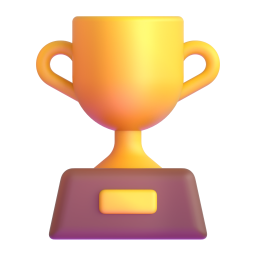
#> input picture godot/street/art/fe-trophy.png, 256 x 256 px, found by its file name
$ python trophy_room_mock.py
#> lines starting #> are read from the running program, lines starting #| are printed output that depends on the picture; after the words box and inside, x2 and y2 are one past the last pixel; in counts of white or black regions, pixels touching at a corner belong together
# 26 Nov: Trophy Room page mockup (royal blue theme, clean style)
import numpy as np
from PIL import Image, ImageDraw, ImageFont, ImageFilter
S=3; W,H=390*S,844*S
F=lambda n: ImageFont.truetype('art/LilitaOne.ttf',int(n*S))
def vgrad(w,h,stops):
#> called with w = 1170, h = 2532
    a=np.zeros((h,w,4),np.float32); ys=np.linspace(0,1,h)
    for c in range(3): a[:,:,c]=np.interp(ys,[s[0] for s in stops],[s[1][c] for s in stops])[:,None]
    a[:,:,3]=255; return Image.fromarray(a.astype(np.uint8))
def shade(c,k): return tuple(max(0,min(255,int(v*k))) for v in c)
def rrm(w,h,r): m=Image.new('L',(w,h),0); ImageDraw.Draw(m).rounded_rectangle([0,0,w-1,h-1],r,fill=255); return m
#> called with w = 690, h = 90, r = 24
#> after `m = Image.new('L', (w, h), 0)`: m: PIL image 690x90 L; every value is 0
#> after `ImageDraw.Draw(m).rounded_rectangle([0, 0, w - 1, h - 1], r, fill=255)`:
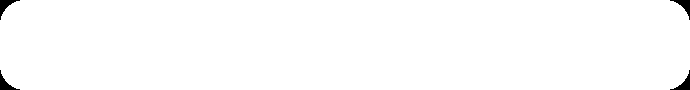
#> m: PIL image 690x90 L; 99.2% white; 4 black regions, box (x1, y1, x2, y2) and area: (0, 0, 20, 20) 131, (670, 0, 690, 20) 131, (0, 70, 20, 90) 131, (670, 70, 690, 90) 131
def card(im,box,r,fill,edge,t=4,shadow=True):
#> called with r = 18, edge = (27, 66, 136), t = 5, shadow = True
    x0,y0,x1,y1=[int(v*S) for v in box]; w,h=x1-x0,y1-y0
    if shadow:
        sh=Image.new('RGBA',im.size,(0,0,0,0)); sh.paste((0,0,0,110),(x0,y0+3*S),rrm(w,h,r*S)); im.alpha_composite(sh.filter(ImageFilter.GaussianBlur(3*S)))
#> after `sh = Image.new('RGBA', im.size, (0, 0, 0, 0))`: sh: PIL image 1170x2532 RGBA; every value is 0
#> in rrm (call 2), `m = Image.new('L', (w, h), 0)`: m: PIL image 1074x312 L; every value is 0
#> in rrm (call 2), `ImageDraw.Draw(m).rounded_rectangle([0, 0, w - 1, h - 1], r, fill=255)`: m: PIL image 1074x312 L; 99.2% white; 4 black regions, box (x1, y1, x2, y2) and area: (0, 0, 47, 47) 642, (1027, 0, 1074, 47) 642, (0, 265, 47, 312) 642, (1027, 265, 1074, 312) 642
    im.paste(vgrad(w,h,[(0,shade(edge,1.3)),(1,shade(edge,0.75))]),(x0,y0),rrm(w,h,r*S))
    T=t*S; im.paste(vgrad(w-2*T,h-2*T,fill),(x0+T,y0+T),rrm(w-2*T,h-2*T,max(1,(r-t)*S)))
#> in rrm (call 4), `m = Image.new('L', (w, h), 0)`: m: PIL image 1044x282 L; every value is 0
#> in rrm (call 4), `ImageDraw.Draw(m).rounded_rectangle([0, 0, w - 1, h - 1], r, fill=255)`: m: PIL image 1044x282 L; 99.5% white; 4 black regions, box (x1, y1, x2, y2) and area: (0, 0, 33, 33) 338, (1011, 0, 1044, 33) 338, (0, 249, 33, 282) 338, (1011, 249, 1044, 282) 338
def ribbon(im,cx,y,w,label,base,n=18):
    h=int(30*S); x0=int(cx*S-w*S/2); y0=int(y*S); ww=int(w*S)
    im.paste(vgrad(ww,h,[(0,shade(base,1.3)),(0.5,base),(1,shade(base,0.75))]),(x0,y0),rrm(ww,h,8*S))
    d=ImageDraw.Draw(im); d.rounded_rectangle([x0,y0,x0+ww,y0+h],8*S,outline=(255,170,40),width=int(2.5*S))
    d.text((cx*S,y0+h/2),label,font=F(n),fill=(255,246,220),anchor='mm',stroke_width=2*S,stroke_fill=shade(base,0.45))
def icon(im,path,box):
    a=Image.open(path).convert('RGBA'); a.thumbnail((int(box[2]*S),int(box[3]*S)),Image.LANCZOS)
    im.alpha_composite(a,(int(box[0]*S+(box[2]*S-a.width)/2),int(box[1]*S+(box[3]*S-a.height)/2)))
def trophy(im,x,y,sz,col):
#> called with x = 38, y = 96, sz = 44, col = 'gold'
    a=Image.open('art/web/fe-trophy.png').convert('RGBA').resize((int(sz*S),int(sz*S)),Image.LANCZOS)
    arr=np.array(a).astype(float); lum=arr[...,:3].mean(2,keepdims=True)/255
#> after `lum = arr[..., :3].mean(2, keepdims=True) / 255`:
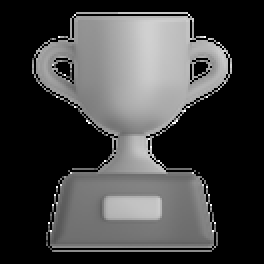
#> lum: shape (132, 132, 1) float64 (shown 2 times larger); min 0, max 1, mean 0.26
    tint={'bronze':(205,127,50),'silver':(200,205,215),'gold':(255,200,50),'none':(90,90,110)}[col]
    arr[...,:3]=np.clip(lum*np.array(tint)*1.35,0,255)
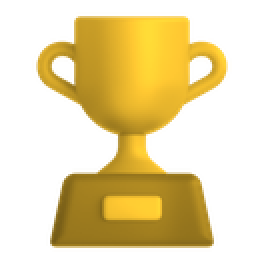
#> arr: shape (132, 132, 4) float64 (shown 2 times larger); mean R, G, B, A 88.6, 70.1, 17.5, 99.9; transparent parts drawn white
    if col=='none': arr[...,3]*=0.45
    im.alpha_composite(Image.fromarray(arr.astype(np.uint8)),(int(x*S),int(y*S)))
BASE=(32,78,160); CREAM=[(0,(255,250,228)),(1,(244,232,196))]
im=vgrad(W,H,[(0,(44,98,190)),(1,(24,60,140))]); d=ImageDraw.Draw(im)
# header
ribbon(im,195,22,230,'Trophy Room',BASE,26)
# shelf summary
card(im,[16,66,374,170],18,CREAM,shade(BASE,0.85),5)
d=ImageDraw.Draw(im)
d.text((195*S,84*S),'Your trophies',font=F(16),fill=shade(BASE,0.6),anchor='mm')
for i,(c,n) in enumerate([('gold',3),('silver',7),('bronze',12)]):
    x=60+i*110; trophy(im,x-22,96,44,c); d.text(((x+40)*S,120*S),'x%d'%n,font=F(24),fill=shade(BASE,0.55),anchor='mm')
d.text((195*S,158*S),'22 of 45 trophies',font=F(14),fill=(140,110,70),anchor='mm')
rows=[('art/web/ui-rocket-l.webp','Rocket Master','Fire 500 rockets',312,500,'silver','300'),
      ('art/web/fe-star.png','Star Collector','Earn 300 stars',300,300,'claim','500'),
      ('art/web/ui-chakra.webp','Chakra Spinner','Use 100 chakras',41,100,'bronze','100'),
      ('art/crk/b11.webp','Sparkler Fan','Make 50 sparklers',50,50,'gold','done'),
      ('art/web/ui-diya.webp','Builder','Finish Area 2',8,12,'none','500'),
      ('art/web/ui-flowerpot-l.webp','3-Star Hero','3-star 50 levels',31,50,'bronze','300')]
y=186
for ic,name,goal,cur,mx,tro,rew in rows:
    card(im,[16,y,374,y+88],16,CREAM,shade(BASE,0.85),4); d=ImageDraw.Draw(im)
#> call 2 of card, with r = 16, edge = (27, 66, 136), t = 4, shadow = True
#> in rrm (call 5), `m = Image.new('L', (w, h), 0)`: m: PIL image 1074x264 L; every value is 0
#> in rrm (call 5), `ImageDraw.Draw(m).rounded_rectangle([0, 0, w - 1, h - 1], r, fill=255)`:
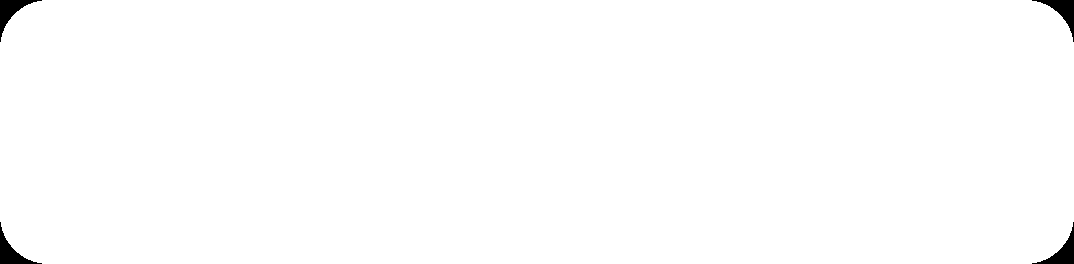
#> m: PIL image 1074x264 L; 99.3% white; 4 black regions, box (x1, y1, x2, y2) and area: (0, 0, 42, 42) 508, (1032, 0, 1074, 42) 508, (0, 222, 42, 264) 508, (1032, 222, 1074, 264) 508
#> in card (call 2), `sh.paste((0, 0, 0, 110), (x0, y0 + 3 * S), rrm(w, h, r * S))`:
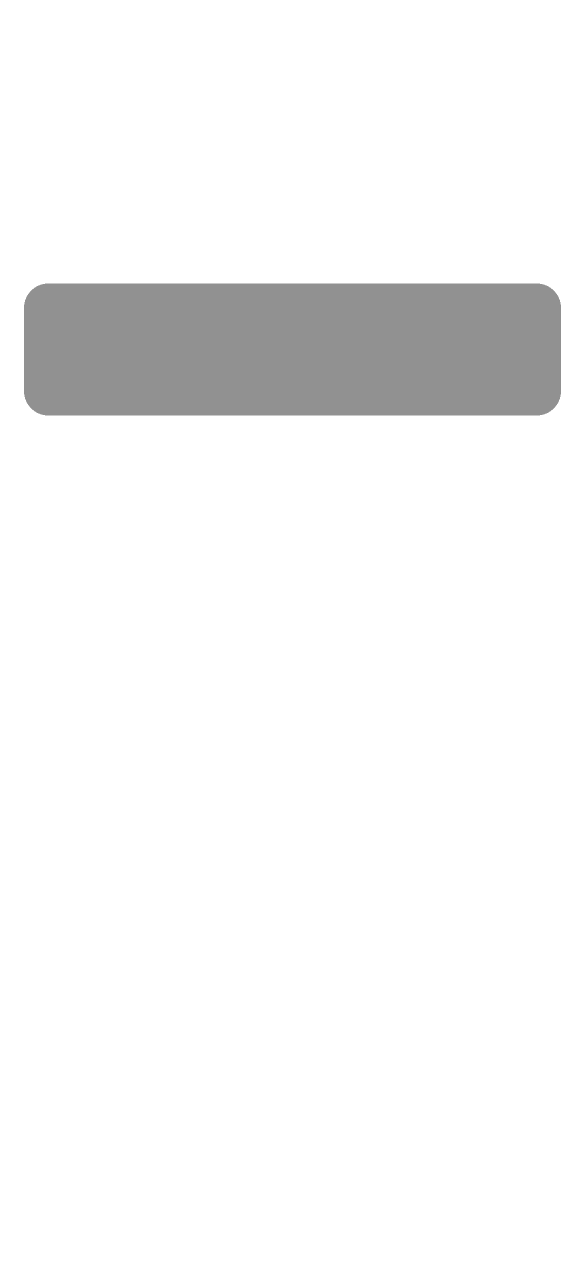
#> sh: PIL image 1170x2532 RGBA (shown at 1/2 size); mean R, G, B, A 0, 0, 0, 10.5; transparent parts drawn white
#> in rrm (call 7), `m = Image.new('L', (w, h), 0)`: m: PIL image 1050x240 L; every value is 0
#> in rrm (call 7), `ImageDraw.Draw(m).rounded_rectangle([0, 0, w - 1, h - 1], r, fill=255)`:
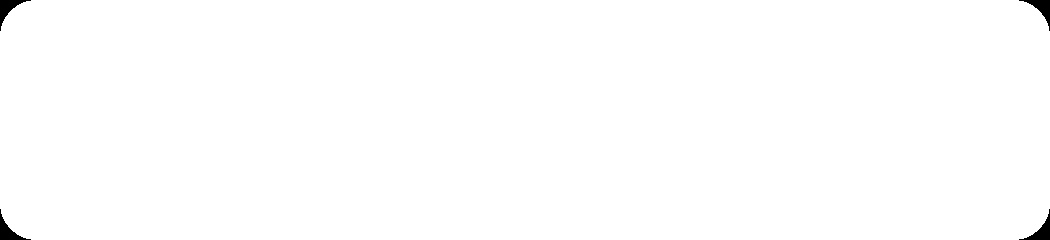
#> m: PIL image 1050x240 L; 99.5% white; 4 black regions, box (x1, y1, x2, y2) and area: (0, 0, 31, 31) 287, (1019, 0, 1050, 31) 287, (0, 209, 31, 240) 287, (1019, 209, 1050, 240) 287
#> in card (call 2), `im.paste(vgrad(w - 2 * T, h - 2 * T, fill), (x0 + T, y0 + T), rrm(w - `:
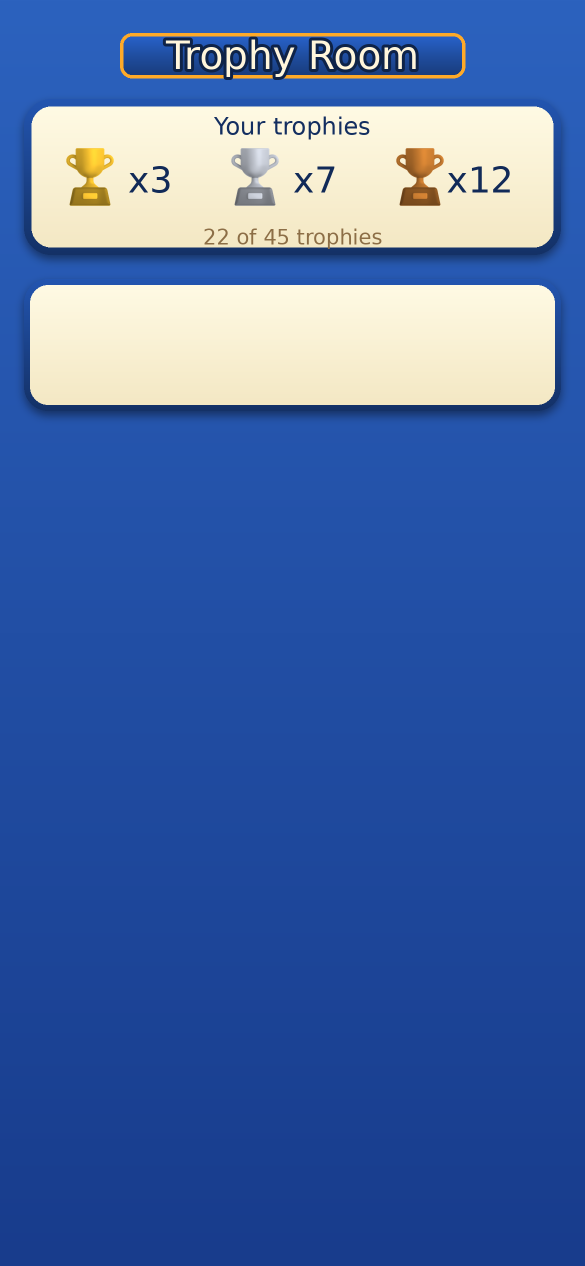
#> im: PIL image 1170x2532 RGBA (shown at 1/2 size); mean R, G, B, A 71.4, 104.2, 166.2, 255
    d.ellipse([28*S,(y+14)*S,88*S,(y+74)*S],fill=shade(BASE,1.1),outline=(255,170,40),width=3*S); icon(im,ic,[34,y+20,48,48])
#> (the run stopped early here; a loop or call above may not have finished)
